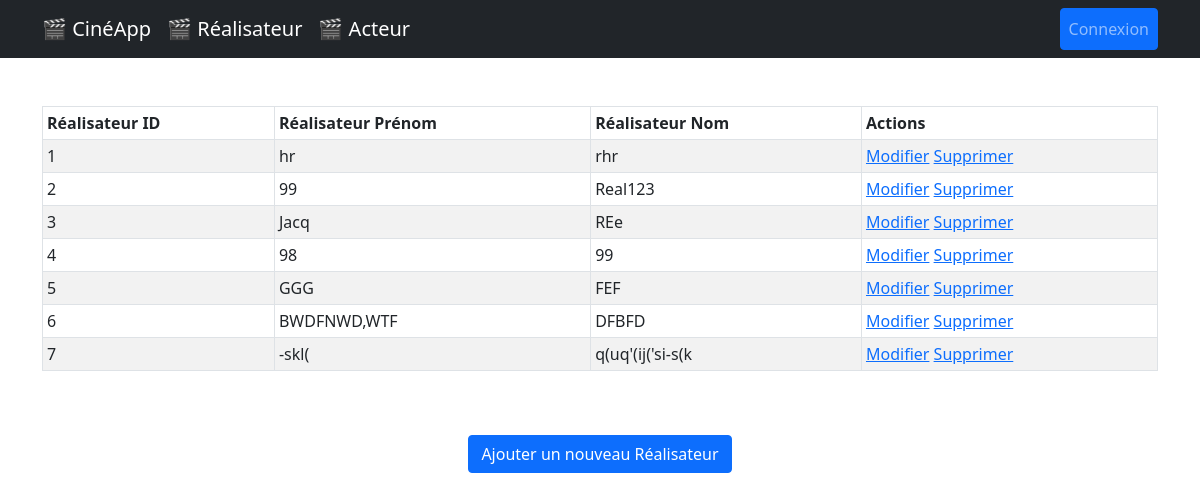
Page /realisateur/ on the committed database.
### lesFilms/models.py (models this page shows, shortened)
class Realisateur(models.Model):
    nom = models.CharField(max_length=250)
    prenom = models.CharField(max_length=250)

### lesFilms/views.py (the view)
# urls.py: path("realisateur/", views.RealisateurListView.as_view(), name="realisateur_list"),
class RealisateurListView(ListView):
    model = Realisateur
    template_name = (
        "lesFilms/realisateur/realisateur_list.html"  # Nom du template à utiliser
    )
    context_object_name = (
        "realisateurs"  # Nom de la variable à utiliser dans le template
    )

### lesFilms/templates/lesFilms/realisateur/realisateur_list.html (shortened to what this page needs)
{% extends "lesFilms/base.html" %}
{% block content %}
<table class="table table-striped table-bordered table-sm">
  <thead class="thead-dark">
    <tr>
      <th>Réalisateur ID</th>
      <th>Réalisateur Prénom</th>
      <th>Réalisateur Nom</th>
      <th>Actions</th>
    </tr>
  </thead>
  <tbody>
    {% for realisateur in realisateurs %}
    <tr>
      <td>{{ realisateur.id }}</td>
      <td>{{ realisateur.prenom }}</td>
      <td>{{ realisateur.nom }}</td>
      <td>
        <a href="{% url 'realisateur_edit' realisateur.id %}"
          ><span class="glyphicon glyphicon-pencil">Modifier</span></a
        >
        <a
          href="#"
          data-bs-toggle="modal"
          data-bs-target="#deleteModal"
          data-url="{% url 'realisateur_delete' realisateur.id %}"
          class="open-deleteModal"
          >Supprimer</a
        >
      </td>
    </tr>
    {% endfor %}
  </tbody>
</table>
<br />
<br />
<div class="justify-content-center d-flex">
  <a href="{% url 'realisateur_add' %}" class="btn btn-primary"
    >Ajouter un nouveau Réalisateur</a
  >
</div>
{% endblock %}

### rows in the picture
Realisateur: id "1", prenom "hr", nom "rhr"
Realisateur: id "2", prenom "99", nom "Real123"
Realisateur: id "3", prenom "Jacq", nom "REe"
Realisateur: id "4", prenom "98", nom "99"
Realisateur: id "5", prenom "GGG", nom "FEF"
Realisateur: id "6", prenom "BWDFNWD,WTF", nom "DFBFD"
Realisateur: id "7", prenom "-skl(", nom "q(uq'(ij('si-s(k"
